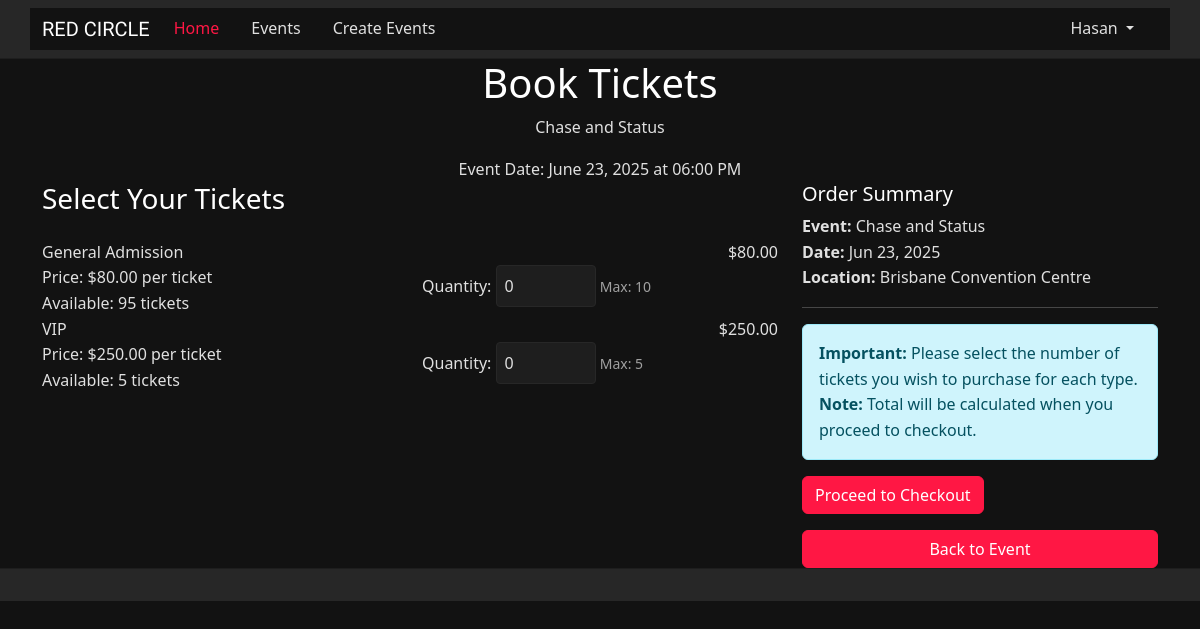
Page /events/1/book (signed in) on the committed database.
### website/models.py (models this page shows, shortened)
class User(db.Model, UserMixin):
    __tablename__ = 'users'
    id = db.Column(db.Integer, primary_key=True)
    firstName = db.Column(db.String(100), index=True, unique=False, nullable=False)
    surname = db.Column(db.String(100), index=True, unique=False, nullable=False)
    email = db.Column(db.String(100), index=True, nullable=False, unique=True)
    mobileNumber = db.Column(db.String(15), index=True, nullable=False, unique=True)
    streetAddress = db.Column(db.String(150), index=True, nullable=False)
    password_hash = db.Column(db.String(255), nullable=False)
    role = db.Column(db.String(20), default='attendee')
    created_at = db.Column(db.DateTime, default=datetime.now)
    updated_at = db.Column(db.DateTime, default=datetime.now, onupdate=datetime.now)
    comments = db.relationship('Comment', backref='user', lazy='dynamic')
    bookings = db.relationship('Booking', backref='user', lazy='dynamic')
    events_created = db.relationship('Event', foreign_keys='Event.created_by', backref='creator_user', lazy='dynamic')

class Event(db.Model):
    __tablename__ = 'events'
    id = db.Column(db.Integer, primary_key=True)
    name = db.Column(db.String(120), index=True, nullable=False)
    description = db.Column(db.Text, nullable=True)
    image_filename = db.Column(db.String(255), nullable=True)
    start_datetime = db.Column(db.DateTime, nullable=False)
    location = db.Column(db.String(100), nullable=False)
    venue = db.Column(db.String(100), nullable=True)
    genre_id = db.Column(db.Integer, db.ForeignKey('genres.id'), nullable=False)
    artist_info = db.Column(db.Text, nullable=True)
    status = db.Column(db.String(20), default='Open', nullable=False)
    age_limit = db.Column(db.Integer, nullable=True)
    length = db.Column(db.String(50), nullable=True)
    policies = db.Column(db.Text, nullable=True)
    created_at = db.Column(db.DateTime, default=datetime.now)
    updated_at = db.Column(db.DateTime, default=datetime.now, onupdate=datetime.now)
    created_by = db.Column(db.Integer, db.ForeignKey('users.id'), nullable=False)
    ticket_types = db.relationship('ticket_type', backref='event', lazy='dynamic', cascade="all, delete-orphan")
    comments = db.relationship('Comment', backref='event', lazy='dynamic', cascade="all, delete-orphan")
    bookings = db.relationship('Booking', backref='event', lazy='dynamic', cascade="all, delete-orphan")
    @property
    def current_status(self):
        if self.status == 'Cancelled':
            return 'Cancelled'
        if self.status == 'Completed':
            return 'Completed'
        if self.start_datetime and self.start_datetime < datetime.now():
            return 'Inactive'
        if self.ticket_types:
            total_available = sum(ticket.quantity_available for ticket in self.ticket_types)
            if total_available == 0:
                return 'Sold Out'
        return 'Open'

class ticket_type(db.Model):
    __tablename__ = 'ticket_type'
    id = db.Column(db.Integer, primary_key=True)
    event_id = db.Column(db.Integer, db.ForeignKey('events.id'), nullable=False)
    type_name = db.Column(db.String(100), nullable=False)
    description = db.Column(db.Text, nullable=True)
    price = db.Column(db.Float, nullable=False)
    quantity_available = db.Column(db.Integer, nullable=False)
    created_at = db.Column(db.DateTime, default=datetime.now)
    updated_at = db.Column(db.DateTime, default=datetime.now, onupdate=datetime.now)

### website/events.py (the view, shortened to what this page needs)
@eventbp.route("/<int:id>/book", methods=["GET", "POST"])
@login_required
def book_tickets(id):
    event = db.session.query(Event).filter_by(id=id).first_or_404()
    form = BookingForm()
    if event.current_status in ["Cancelled", "Sold Out", "Completed", "Inactive"]:
        flash(
            f"Sorry, this event is {event.current_status.lower()} and not available for booking.",
            "warning",
        )
        return redirect(url_for("event.details", id=id))
    ticket_types = event.ticket_types.filter(ticket_type.quantity_available > 0).all()
    if not ticket_types:
        flash("Sorry, there are no tickets available for this event.", "warning")
        return redirect(url_for("event.details", id=id))
    return render_template(
        "events/ticket_booking.html", event=event, ticket_types=ticket_types, form=form
    )

### website/forms.py
class BookingForm(FlaskForm):
    submit = SubmitField("Proceed to Checkout")

### website/templates/events/ticket_booking.html (shortened to what this page needs)
{% extends 'base.html' %}
{% block content %}
<div class="booking-hero">
    <div class="container">
        <div class="text-center">
            <h1 class="hero-title">Book Tickets</h1>
            <p class="hero-subtitle">{{ event.name }}</p>
            <div class="status-badge status-open">
                Event Date: {{ event.start_datetime.strftime('%B %d, %Y at %I:%M %p') }}
            </div>
        </div>
    </div>
</div>
<div class="container">
            <form method="POST" id="booking-form">
        <div class="row">
            <div class="col-lg-8">
                <h3 class="mb-4 color-white"> Select Your Tickets</h3>
                {% for ticket in ticket_types %}
                <div class="ticket-selection-card">
                    <div class="ticket-type-header">
                        {{ ticket.type_name }}
                        <span class="float-end">${{ "%.2f"|format(ticket.price) }}</span>
                    </div>
                    <div class="row">
                        <div class="col-md-6">
                            <div class="detail-item">
                                <div>
                                    <span class="detail-label">Price:</span>
                                    <span class="detail-value">${{ "%.2f"|format(ticket.price) }} per ticket</span>
                                </div>
                            </div>
                            <div class="detail-item">
                                <div>
                                    <span class="detail-label">Available:</span>
                                    <span class="detail-value">{{ ticket.quantity_available }} tickets</span>
                                </div>
                            </div>
                        </div>
                        <div class="col-md-6">
                            <div class="quantity-selector">
                                <label for="quantity_{{ ticket.id }}" class="form-label">Quantity:</label>
                                <input type="number"
                                       id="quantity_{{ ticket.id }}"
                                       name="quantity_{{ ticket.id }}"
                                       class="form-control qty-input"
                                       value="0"
                                       min="0"
                                       max="{{ [ticket.quantity_available, 10]|min }}"
                                       style="width: 100px; display: inline-block;">
                                <small class="form-text text-muted">Max: {{ [ticket.quantity_available, 10]|min }}</small>
                            </div>
                        </div>
                    </div>
                </div>
                {% endfor %}
            </div>
            <div class="col-lg-4">
                <div class="content-card sticky-top" style="top: 2rem;">
                    <div class="content-card-header">
                        <h5> Order Summary</h5>
                    </div>
                    <div class="content-card-body">
                        <div class="summary-item">
                            <strong>Event:</strong> {{ event.name }}
                        </div>
                        <div class="summary-item">
                            <strong>Date:</strong> {{ event.start_datetime.strftime('%b %d, %Y') }}
                        </div>
                        <div class="summary-item">
                            <strong>Location:</strong> {{ event.location }}
                        </div>
                        <hr>
                        <div class="alert alert-info">
                            <strong>Important:</strong> Please select the number of tickets you wish to purchase for each type.
                            <strong>Note:</strong> Total will be calculated when you proceed to checkout.
                        </div>
                        <button type="submit" class="btn btn-primary">
                             Proceed to Checkout
                        </button>
                        <div class="mt-3">
                            <a href="{{ url_for('event.details', id=event.id) }}" class="btn btn-primary w-100">
                            Back to Event
                            </a>
                        </div>
                    </div>
                </div>
            </div>
        </div>
    </form>
</div>
{% endblock %}

### website/templates/base.html (shortened to what this page needs)
<html>
<head>
    <link href="https://cdn.jsdelivr.net/npm/bootstrap@5.3.2/dist/css/bootstrap.min.css" rel="stylesheet"
>
    <link rel="stylesheet" href="https://cdnjs.cloudflare.com/ajax/libs/font-awesome/6.4.0/css/all.min.css">
    <link rel="stylesheet" href="{{ url_for('static', filename='/style/style.css') }}">
</head>
    <header>
        <nav class="navbar navbar-expand-lg navbar-light bg-body-secondary">
            <div class="container">
                <a class="navbar-brand" href="/">RED CIRCLE</a>
                <div class="collapse navbar-collapse" id="navbarSupportedContent">
                    <div class="navbar-nav me-auto">
                        <a class="nav-item nav-link active" aria-current="page" href="/">Home</a>
                        <a class="nav-item nav-link" href="{{ url_for('event.allevents') }}">Events</a>
                        {% if current_user.is_authenticated %}
                            <a class="nav-item nav-link" href="{{ url_for('event.create') }}">Create Events</a>
                        {% endif %}
                    </div>
                    <div class="navbar-nav ms-auto">
                        {% if current_user.is_authenticated %}
                        <div class="nav-item dropdown">
                            <a class="nav-link dropdown-toggle" href="#" role="button" data-bs-toggle="dropdown" aria-expanded="false">{{current_user.firstName}}
                            </a>
                        </div>
                        {% else %}
                            <a href="{{ url_for('auth.login') }}">Login</a>
                            <a href="{{ url_for('auth.register') }}">Register</a>
                        {% endif %}
                    </div>
                </div>
            </div>
        </nav>
    </header>
    {% block content %}
    {% endblock %}
    <footer class="footer">
    </footer>
</body>
</html>

### website/static/style/style.css (style rules this page uses)
:root { --bg-primary: #121212; --bg-secondary: #1e1e1e; --bg-tertiary: #272727; --bg-dark: #121212; --text-light: #e0e0e0; --text-light: #e0e0e0; --text-muted: #a0a0a0; --red-primary: #ff1744; --red-secondary: #e63946; --red-deep: #d62839; --red-dark-maroon: #8d021f; --red-highlight: #ff4d6d; }
.btn-primary { background-color: var(--red-primary) !important; border-color: var(--red-primary) !important; color: #fff !important; }
*, *::before, *::after { box-sizing: border-box; margin: 0; padding: 0; }
html, body { height: 100%; background-color: var(--bg-primary); color: white; font-family: "Segoe UI", Tahoma, Geneva, Verdana, sans-serif; line-height: 1.6; margin: 0; padding: 0; }
a { color: var(--red-primary); text-decoration: none; }
h1, h2, h3, h4, h5, h6 { color: #fff; font-weight: 400; margin-bottom: 0.5rem; }
p, span, li { color: var(--text-light); }
small { color: var(--text-muted); font-size: 0.9rem; }
.text-muted { color: var(--text-muted) !important; }
.text-center { text-align: center !important; }
.mb-4 { margin-bottom: 1.5rem !important; }
.navbar { background: var(--bg-tertiary) !important; border-bottom: 1px solid var(--bg-secondary); padding: 0.5rem 1rem; justify-content: center; }
.navbar-brand, .navbar-brand-centered { color: #fff; text-transform: uppercase; font-family: "Tilt Prism", sans-serif; }
.navbar .nav-link { color: var(--text-light); margin-right: 1rem; }
.navbar .nav-link:hover, .navbar .nav-link.active { color: var(--red-primary); }
.btn-primary { background: var(--red-primary) !important; border-color: var(--red-primary) !important; color: #fff; }
.form-control, select, textarea { background: var(--bg-secondary); color: var(--text-light); border: 1px solid var(--bg-tertiary); border-radius: 4px; padding: 0.5rem; }
.form-control::placeholder { color: var(--text-muted); }
.container, .container-fluid { background: var(--bg-primary); color: var(--text-light); }
footer { background: var(--bg-tertiary); color: var(--text-muted); text-align: center; padding: 1rem 0; border-top: 1px solid var(--bg-secondary); }

### rows in the picture
User: firstName "Hasan"
Event: name "Chase and Status", start_datetime "June 23, 2025 at 06:00 PM", start_datetime "Jun 23, 2025", location "Brisbane Convention Centre"
ticket_type: type_name "General Admission", price "80.00", quantity_available "95", id "0", quantity_available "10"
ticket_type: type_name "VIP", price "250.00", quantity_available "5", id "0"
